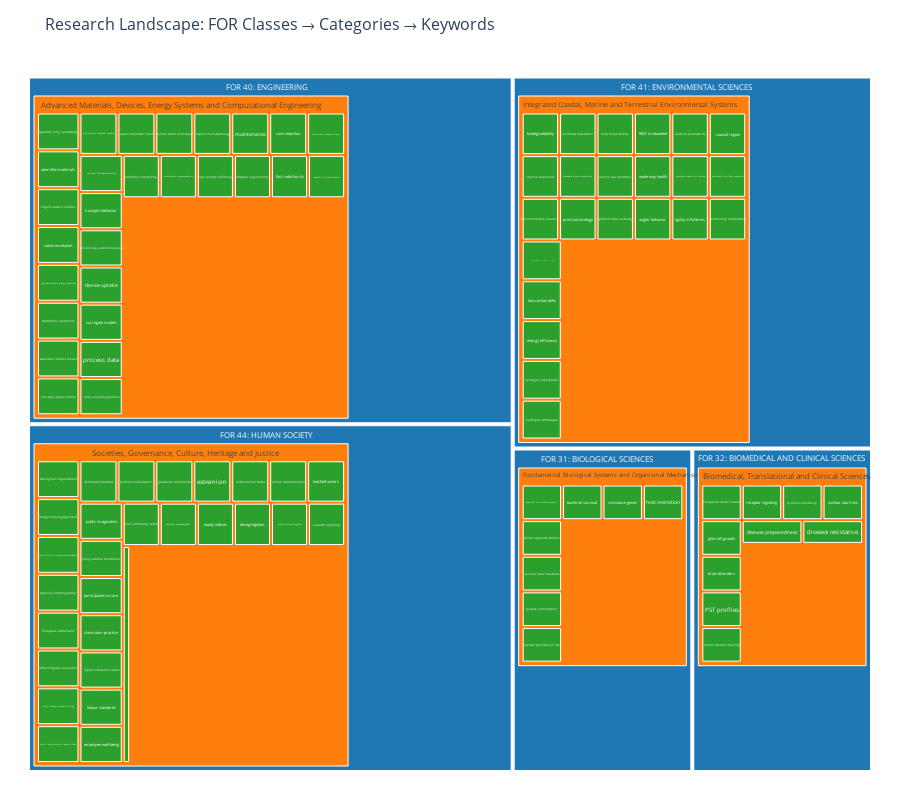

Source (notebook cell):
### Code cell
create_research_landscape_treemap()

### Figure 1 — Plotly figure (JSON) as saved in the notebook; plotly's stock layout.template omitted (floating-point values rounded to 4 significant figures; data arrays with more than 128 entries replaced by an {"elided": "..."} marker saying what was removed)
{"data": [{"customdata": {"elided": "111x3 mixed values"}, "domain": {"x": [0, 1], "y": [0, 1]}, "hovertemplate": "name=%{label}<br>value=%{customdata[1]}<br>parent=%{parent}<br>id=%{id}<br>level=%{customdata[0]}<br>item_type=%{customdata[2]}<extra></extra>", "ids": ["FOR_41", "FOR_41 >> Integrated Coastal, Marine and Terrestrial Environmental Systems", "FOR_41 >> Integrated Coastal, Marine and Terrestrial Environmental Systems >> KW: biodegradability", "FOR_41 >> Integrated Coastal, Marine and Terrestrial Environmental Systems >> KW: rainforest restoration", "FOR_41 >> Integrated Coastal, Marine and Terrestrial Environmental Systems >> KW: kelp forest decline", "FOR_41 >> Integrated Coastal, Marine and Terrestrial Environmental Systems >> KW: R&D in seaweed", "FOR_41 >> Integrated Coastal, Marine and Terrestrial Environmental Systems >> KW: seafood productivity", "FOR_41 >> Integrated Coastal, Marine and Terrestrial Environmental Systems >> KW: coastal region", "FOR_41 >> Integrated Coastal, Marine and Terrestrial Environmental Systems >> KW: marine sediments", "FOR_41 >> Integrated Coastal, Marine and Terrestrial Environmental Systems >> KW: Humpback whale conservation", "FOR_41 >> Integrated Coastal, Marine and Terrestrial Environmental Systems >> KW: land to sea transition", "FOR_41 >> Integrated Coastal, Marine and Terrestrial Environmental Systems >> KW: waterway health", "FOR_41 >> Integrated Coastal, Marine and Terrestrial Environmental Systems >> KW: equitable water distribution", "FOR_41 >> Integrated Coastal, Marine and Terrestrial Environmental Systems >> KW: sustainability of gas production", "FOR_41 >> Integrated Coastal, Marine and Terrestrial Environmental Systems >> KW: environmental variation", "FOR_41 >> Integrated Coastal, Marine and Terrestrial Environmental Systems >> KW: precision ecology", "FOR_41 >> Integrated Coastal, Marine and Terrestrial Environmental Systems >> KW: agrifood data exchange", "FOR_41 >> Integrated Coastal, Marine and Terrestrial Environmental Systems >> KW: angler behavior", "FOR_41 >> Integrated Coastal, Marine and Terrestrial Environmental Systems >> KW: agility in fisheries", "FOR_41 >> Integrated Coastal, Marine and Terrestrial Environmental Systems >> KW: community composition", "FOR_41 >> Integrated Coastal, Marine and Terrestrial Environmental Systems >> KW: atmospheric O2 and CO2 isotope fingerprints", "FOR_41 >> Integrated Coastal, Marine and Terrestrial Environmental Systems >> KW: low‑carbon diets", "FOR_41 >> Integrated Coastal, Marine and Terrestrial Environmental Systems >> KW: energy efficiency", "FOR_41 >> Integrated Coastal, Marine and Terrestrial Environmental Systems >> KW: hydrogen superpower", "FOR_41 >> Integrated Coastal, Marine and Terrestrial Environmental Systems >> KW: hydrogen withdrawal", "FOR_31", "FOR_31 >> Fundamental Biological Systems and Organismal Mechanisms", "FOR_31 >> Fundamental Biological Systems and Organismal Mechanisms >> KW: bacterial cell-surface proteins", "FOR_31 >> Fundamental Biological Systems and Organismal Mechanisms >> KW: bacterial survival", "FOR_31 >> Fundamental Biological Systems and Organismal Mechanisms >> KW: resistance genes", "FOR_31 >> Fundamental Biological Systems and Organismal Mechanisms >> KW: host restriction", "FOR_31 >> Fundamental Biological Systems and Organismal Mechanisms >> KW: whole organism studies", "FOR_31 >> Fundamental Biological Systems and Organismal Mechanisms >> KW: animal social structures", "FOR_31 >> Fundamental Biological Systems and Organismal Mechanisms >> KW: glucose consumption", "FOR_31 >> Fundamental Biological Systems and Organismal Mechanisms >> KW: physical principles of life", "FOR_31 >> Fundamental Biological Systems and Organismal Mechanisms >> KW: resistance genes", "FOR_31 >> Fundamental Biological Systems and Organismal Mechanisms >> KW: bacterial survival", "FOR_32", "FOR_32 >> Biomedical, Translational and Clinical Sciences", "FOR_32 >> Biomedical, Translational and Clinical Sciences >> KW: therapeutic cancer vaccine", "FOR_32 >> Biomedical, Translational and Clinical Sciences >> KW: receptor signaling", "FOR_32 >> Biomedical, Translational and Clinical Sciences >> KW: G protein selectivity", "FOR_32 >> Biomedical, Translational and Clinical Sciences >> KW: nuclear alarmins", "FOR_32 >> Biomedical, Translational and Clinical Sciences >> KW: glial cell growth", "FOR_32 >> Biomedical, Translational and Clinical Sciences >> KW: brain disorders", "FOR_32 >> Biomedical, Translational and Clinical Sciences >> KW: PST profiles", "FOR_32 >> Biomedical, Translational and Clinical Sciences >> KW: clinical decision-making", "FOR_32 >> Biomedical, Translational and Clinical Sciences >> KW: disease preparedness", "FOR_32 >> Biomedical, Translational and Clinical Sciences >> KW: disease resistance", "FOR_40", "FOR_40 >> Advanced Materials, Devices, Energy Systems and Computational Engineering", "FOR_40 >> Advanced Materials, Devices, Energy Systems and Computational Engineering >> KW: specialty alloy processing", "FOR_40 >> Advanced Materials, Devices, Energy Systems and Computational Engineering >> KW: atom-thin materials", "FOR_40 >> Advanced Materials, Devices, Energy Systems and Computational Engineering >> KW: organic carbon nitrides", "FOR_40 >> Advanced Materials, Devices, Energy Systems and Computational Engineering >> KW: cation exsolution", "FOR_40 >> Advanced Materials, Devices, Energy Systems and Computational Engineering >> KW: high-performance energy materials", "FOR_40 >> Advanced Materials, Devices, Energy Systems and Computational Engineering >> KW: stretchable electronics", "FOR_40 >> Advanced Materials, Devices, Energy Systems and Computational Engineering >> KW: wearable inertial sensors", "FOR_40 >> Advanced Materials, Devices, Energy Systems and Computational Engineering >> KW: one-way optical circuits", "FOR_40 >> Advanced Materials, Devices, Energy Systems and Computational Engineering >> KW: time-reversal-invariant systems", "FOR_40 >> Advanced Materials, Devices, Energy Systems and Computational Engineering >> KW: super low power input", "FOR_40 >> Advanced Materials, Devices, Energy Systems and Computational Engineering >> KW: helium atom microscope", "FOR_40 >> Advanced Materials, Devices, Energy Systems and Computational Engineering >> KW: digital manufacturing", "FOR_40 >> Advanced Materials, Devices, Energy Systems and Computational Engineering >> KW: maintenance", "FOR_40 >> Advanced Materials, Devices, Energy Systems and Computational Engineering >> KW: cost reduction", "FOR_40 >> Advanced Materials, Devices, Energy Systems and Computational Engineering >> KW: multiscale transport theory", "FOR_40 >> Advanced Materials, Devices, Energy Systems and Computational Engineering >> KW: nonlinear PDE approximations", "FOR_40 >> Advanced Materials, Devices, Energy Systems and Computational Engineering >> KW: transport behavior", "FOR_40 >> Advanced Materials, Devices, Energy Systems and Computational Engineering >> KW: self-driving autonomous cars", "FOR_40 >> Advanced Materials, Devices, Energy Systems and Computational Engineering >> KW: device uptake", "FOR_40 >> Advanced Materials, Devices, Energy Systems and Computational Engineering >> KW: surrogate models", "FOR_40 >> Advanced Materials, Devices, Energy Systems and Computational Engineering >> KW: process data", "FOR_40 >> Advanced Materials, Devices, Energy Systems and Computational Engineering >> KW: data analysis pipelines", "FOR_40 >> Advanced Materials, Devices, Energy Systems and Computational Engineering >> KW: predictive modelling", "FOR_40 >> Advanced Materials, Devices, Energy Systems and Computational Engineering >> KW: cross-domain recommendation", "FOR_40 >> Advanced Materials, Devices, Energy Systems and Computational Engineering >> KW: high sample-efficiency", "FOR_40 >> Advanced Materials, Devices, Energy Systems and Computational Engineering >> KW: software engineering", "FOR_40 >> Advanced Materials, Devices, Energy Systems and Computational Engineering >> KW: fast radio bursts", "FOR_40 >> Advanced Materials, Devices, Energy Systems and Computational Engineering >> KW: hydraulic infrastructures", "FOR_40 >> Advanced Materials, Devices, Energy Systems and Computational Engineering >> KW: specialty alloy processing", "FOR_44", "FOR_44 >> Societies, Governance, Culture, Heritage and Justice", "FOR_44 >> Societies, Governance, Culture, Heritage and Justice >> KW: Aboriginal organisations", "FOR_44 >> Societies, Governance, Culture, Heritage and Justice >> KW: Indigenous engagement", "FOR_44 >> Societies, Governance, Culture, Heritage and Justice >> KW: reconciliation of science and metaphysics", "FOR_44 >> Societies, Governance, Culture, Heritage and Justice >> KW: regional historiography", "FOR_44 >> Societies, Governance, Culture, Heritage and Justice >> KW: European settlement", "FOR_44 >> Societies, Governance, Culture, Heritage and Justice >> KW: archaeological excavation", "FOR_44 >> Societies, Governance, Culture, Heritage and Justice >> KW: early modern women's writing", "FOR_44 >> Societies, Governance, Culture, Heritage and Justice >> KW: social implications of death rituals", "FOR_44 >> Societies, Governance, Culture, Heritage and Justice >> KW: democratic practices", "FOR_44 >> Societies, Governance, Culture, Heritage and Justice >> KW: political mobilisation", "FOR_44 >> Societies, Governance, Culture, Heritage and Justice >> KW: grassroots nationalism", "FOR_44 >> Societies, Governance, Culture, Heritage and Justice >> KW: extremism", "FOR_44 >> Societies, Governance, Culture, Heritage and Justice >> KW: authoritarian states", "FOR_44 >> Societies, Governance, Culture, Heritage and Justice >> KW: online disinformation", "FOR_44 >> Societies, Governance, Culture, Heritage and Justice >> KW: bad-faith actors", "FOR_44 >> Societies, Governance, Culture, Heritage and Justice >> KW: public imagination", "FOR_44 >> Societies, Governance, Culture, Heritage and Justice >> KW: policy-practice translation", "FOR_44 >> Societies, Governance, Culture, Heritage and Justice >> KW: participation in care", "FOR_44 >> Societies, Governance, Culture, Heritage and Justice >> KW: classroom practice", "FOR_44 >> Societies, Governance, Culture, Heritage and Justice >> KW: higher education access", "FOR_44 >> Societies, Governance, Culture, Heritage and Justice >> KW: labour standards", "FOR_44 >> Societies, Governance, Culture, Heritage and Justice >> KW: employee well-being", "FOR_44 >> Societies, Governance, Culture, Heritage and Justice >> KW: rural community safety", "FOR_44 >> Societies, Governance, Culture, Heritage and Justice >> KW: equitable neighbourhoods", "FOR_44 >> Societies, Governance, Culture, Heritage and Justice >> KW: equity indices", "FOR_44 >> Societies, Governance, Culture, Heritage and Justice >> KW: desegregation", "FOR_44 >> Societies, Governance, Culture, Heritage and Justice >> KW: sexual violence exposure", "FOR_44 >> Societies, Governance, Culture, Heritage and Justice >> KW: research reporting", "FOR_44 >> Societies, Governance, Culture, Heritage and Justice >> KW: societal adaptation"], "labels": ["FOR 41: ENVIRONMENTAL SCIENCES", "Integrated Coastal, Marine and Terrestrial Environmental Systems", "biodegradability", "rainforest restoration", "kelp forest decline", "R&D in seaweed", "seafood productivity", "coastal region", "marine sediments", "Humpback whale conservation", "land to sea transition", "waterway health", "equitable water distribution", "sustainability of gas production", "environmental variation", "precision ecology", "agrifood data exchange", "angler behavior", "agility in fisheries", "community composition", "atmospheric O2 and CO2 isotope fingerprints", "low‑carbon diets", "energy efficiency", "hydrogen superpower", "hydrogen withdrawal", "FOR 31: BIOLOGICAL SCIENCES", "Fundamental Biological Systems and Organismal Mechanisms", "bacterial cell-surface proteins", "bacterial survival", "resistance genes", "host restriction", "whole organism studies", "animal social structures", "glucose consumption", "physical principles of life", "resistance genes", "bacterial survival", "FOR 32: BIOMEDICAL AND CLINICAL SCIENCES", "Biomedical, Translational and Clinical Sciences", "therapeutic cancer vaccine", "receptor signaling", "G protein selectivity", "nuclear alarmins", "glial cell growth", "brain disorders", "PST profiles", "clinical decision-making", "disease preparedness", "disease resistance", "FOR 40: ENGINEERING", "Advanced Materials, Devices, Energy Systems and Computational Engineering", "specialty alloy processing", "atom-thin materials", "organic carbon nitrides", "cation exsolution", "high-performance energy materials", "stretchable electronics", "wearable inertial sensors", "one-way optical circuits", "time-reversal-invariant systems", "super low power input", "helium atom microscope", "digital manufacturing", "maintenance", "cost reduction", "multiscale transport theory", "nonlinear PDE approximations", "transport behavior", "self-driving autonomous cars", "device uptake", "surrogate models", "process data", "data analysis pipelines", "predictive modelling", "cross-domain recommendation", "high sample-efficiency", "software engineering", "fast radio bursts", "hydraulic infrastructures", "specialty alloy processing", "FOR 44: HUMAN SOCIETY", "Societies, Governance, Culture, Heritage and Justice", "Aboriginal organisations", "Indigenous engagement", "reconciliation of science and metaphysics", "regional historiography", "European settlement", "archaeological excavation", "early modern women's writing", "social implications of death rituals", "democratic practices", "political mobilisation", "grassroots nationalism", "extremism", "authoritarian states", "online disinformation", "bad-faith actors", "public imagination", "policy-practice translation", "participation in care", "classroom practice", "higher education access", "labour standards", "employee well-being", "rural community safety", "equitable neighbourhoods", "equity indices", "desegregation", "sexual violence exposure", "research reporting", "societal adaptation"], "marker": {"colors": ["#1f77b4", "#ff7f0e", "#2ca02c", "#2ca02c", "#2ca02c", "#2ca02c", "#2ca02c", "#2ca02c", "#2ca02c", "#2ca02c", "#2ca02c", "#2ca02c", "#2ca02c", "#2ca02c", "#2ca02c", "#2ca02c", "#2ca02c", "#2ca02c", "#2ca02c", "#2ca02c", "#2ca02c", "#2ca02c", "#2ca02c", "#2ca02c", "#2ca02c", "#1f77b4", "#ff7f0e", "#2ca02c", "#2ca02c", "#2ca02c", "#2ca02c", "#2ca02c", "#2ca02c", "#2ca02c", "#2ca02c", "#2ca02c", "#2ca02c", "#1f77b4", "#ff7f0e", "#2ca02c", "#2ca02c", "#2ca02c", "#2ca02c", "#2ca02c", "#2ca02c", "#2ca02c", "#2ca02c", "#2ca02c", "#2ca02c", "#1f77b4", "#ff7f0e", "#2ca02c", "#2ca02c", "#2ca02c", "#2ca02c", "#2ca02c", "#2ca02c", "#2ca02c", "#2ca02c", "#2ca02c", "#2ca02c", "#2ca02c", "#2ca02c", "#2ca02c", "#2ca02c", "#2ca02c", "#2ca02c", "#2ca02c", "#2ca02c", "#2ca02c", "#2ca02c", "#2ca02c", "#2ca02c", "#2ca02c", "#2ca02c", "#2ca02c", "#2ca02c", "#2ca02c", "#2ca02c", "#2ca02c", "#1f77b4", "#ff7f0e", "#2ca02c", "#2ca02c", "#2ca02c", "#2ca02c", "#2ca02c", "#2ca02c", "#2ca02c", "#2ca02c", "#2ca02c", "#2ca02c", "#2ca02c", "#2ca02c", "#2ca02c", "#2ca02c", "#2ca02c", "#2ca02c", "#2ca02c", "#2ca02c", "#2ca02c", "#2ca02c", "#2ca02c", "#2ca02c", "#2ca02c", "#2ca02c", "#2ca02c", "#2ca02c", "#2ca02c", "#2ca02c", "#2ca02c"]}, "name": "", "parents": ["", "FOR_41", "FOR_41 >> Integrated Coastal, Marine and Terrestrial Environmental Systems", "FOR_41 >> Integrated Coastal, Marine and Terrestrial Environmental Systems", "FOR_41 >> Integrated Coastal, Marine and Terrestrial Environmental Systems", "FOR_41 >> Integrated Coastal, Marine and Terrestrial Environmental Systems", "FOR_41 >> Integrated Coastal, Marine and Terrestrial Environmental Systems", "FOR_41 >> Integrated Coastal, Marine and Terrestrial Environmental Systems", "FOR_41 >> Integrated Coastal, Marine and Terrestrial Environmental Systems", "FOR_41 >> Integrated Coastal, Marine and Terrestrial Environmental Systems", "FOR_41 >> Integrated Coastal, Marine and Terrestrial Environmental Systems", "FOR_41 >> Integrated Coastal, Marine and Terrestrial Environmental Systems", "FOR_41 >> Integrated Coastal, Marine and Terrestrial Environmental Systems", "FOR_41 >> Integrated Coastal, Marine and Terrestrial Environmental Systems", "FOR_41 >> Integrated Coastal, Marine and Terrestrial Environmental Systems", "FOR_41 >> Integrated Coastal, Marine and Terrestrial Environmental Systems", "FOR_41 >> Integrated Coastal, Marine and Terrestrial Environmental Systems", "FOR_41 >> Integrated Coastal, Marine and Terrestrial Environmental Systems", "FOR_41 >> Integrated Coastal, Marine and Terrestrial Environmental Systems", "FOR_41 >> Integrated Coastal, Marine and Terrestrial Environmental Systems", "FOR_41 >> Integrated Coastal, Marine and Terrestrial Environmental Systems", "FOR_41 >> Integrated Coastal, Marine and Terrestrial Environmental Systems", "FOR_41 >> Integrated Coastal, Marine and Terrestrial Environmental Systems", "FOR_41 >> Integrated Coastal, Marine and Terrestrial Environmental Systems", "FOR_41 >> Integrated Coastal, Marine and Terrestrial Environmental Systems", "", "FOR_31", "FOR_31 >> Fundamental Biological Systems and Organismal Mechanisms", "FOR_31 >> Fundamental Biological Systems and Organismal Mechanisms", "FOR_31 >> Fundamental Biological Systems and Organismal Mechanisms", "FOR_31 >> Fundamental Biological Systems and Organismal Mechanisms", "FOR_31 >> Fundamental Biological Systems and Organismal Mechanisms", "FOR_31 >> Fundamental Biological Systems and Organismal Mechanisms", "FOR_31 >> Fundamental Biological Systems and Organismal Mechanisms", "FOR_31 >> Fundamental Biological Systems and Organismal Mechanisms", "FOR_31 >> Fundamental Biological Systems and Organismal Mechanisms", "FOR_31 >> Fundamental Biological Systems and Organismal Mechanisms", "", "FOR_32", "FOR_32 >> Biomedical, Translational and Clinical Sciences", "FOR_32 >> Biomedical, Translational and Clinical Sciences", "FOR_32 >> Biomedical, Translational and Clinical Sciences", "FOR_32 >> Biomedical, Translational and Clinical Sciences", "FOR_32 >> Biomedical, Translational and Clinical Sciences", "FOR_32 >> Biomedical, Translational and Clinical Sciences", "FOR_32 >> Biomedical, Translational and Clinical Sciences", "FOR_32 >> Biomedical, Translational and Clinical Sciences", "FOR_32 >> Biomedical, Translational and Clinical Sciences", "FOR_32 >> Biomedical, Translational and Clinical Sciences", "", "FOR_40", "FOR_40 >> Advanced Materials, Devices, Energy Systems and Computational Engineering", "FOR_40 >> Advanced Materials, Devices, Energy Systems and Computational Engineering", "FOR_40 >> Advanced Materials, Devices, Energy Systems and Computational Engineering", "FOR_40 >> Advanced Materials, Devices, Energy Systems and Computational Engineering", "FOR_40 >> Advanced Materials, Devices, Energy Systems and Computational Engineering", "FOR_40 >> Advanced Materials, Devices, Energy Systems and Computational Engineering", "FOR_40 >> Advanced Materials, Devices, Energy Systems and Computational Engineering", "FOR_40 >> Advanced Materials, Devices, Energy Systems and Computational Engineering", "FOR_40 >> Advanced Materials, Devices, Energy Systems and Computational Engineering", "FOR_40 >> Advanced Materials, Devices, Energy Systems and Computational Engineering", "FOR_40 >> Advanced Materials, Devices, Energy Systems and Computational Engineering", "FOR_40 >> Advanced Materials, Devices, Energy Systems and Computational Engineering", "FOR_40 >> Advanced Materials, Devices, Energy Systems and Computational Engineering", "FOR_40 >> Advanced Materials, Devices, Energy Systems and Computational Engineering", "FOR_40 >> Advanced Materials, Devices, Energy Systems and Computational Engineering", "FOR_40 >> Advanced Materials, Devices, Energy Systems and Computational Engineering", "FOR_40 >> Advanced Materials, Devices, Energy Systems and Computational Engineering", "FOR_40 >> Advanced Materials, Devices, Energy Systems and Computational Engineering", "FOR_40 >> Advanced Materials, Devices, Energy Systems and Computational Engineering", "FOR_40 >> Advanced Materials, Devices, Energy Systems and Computational Engineering", "FOR_40 >> Advanced Materials, Devices, Energy Systems and Computational Engineering", "FOR_40 >> Advanced Materials, Devices, Energy Systems and Computational Engineering", "FOR_40 >> Advanced Materials, Devices, Energy Systems and Computational Engineering", "FOR_40 >> Advanced Materials, Devices, Energy Systems and Computational Engineering", "FOR_40 >> Advanced Materials, Devices, Energy Systems and Computational Engineering", "FOR_40 >> Advanced Materials, Devices, Energy Systems and Computational Engineering", "FOR_40 >> Advanced Materials, Devices, Energy Systems and Computational Engineering", "FOR_40 >> Advanced Materials, Devices, Energy Systems and Computational Engineering", "FOR_40 >> Advanced Materials, Devices, Energy Systems and Computational Engineering", "", "FOR_44", "FOR_44 >> Societies, Governance, Culture, Heritage and Justice", "FOR_44 >> Societies, Governance, Culture, Heritage and Justice", "FOR_44 >> Societies, Governance, Culture, Heritage and Justice", "FOR_44 >> Societies, Governance, Culture, Heritage and Justice", "FOR_44 >> Societies, Governance, Culture, Heritage and Justice", "FOR_44 >> Societies, Governance, Culture, Heritage and Justice", "FOR_44 >> Societies, Governance, Culture, Heritage and Justice", "FOR_44 >> Societies, Governance, Culture, Heritage and Justice", "FOR_44 >> Societies, Governance, Culture, Heritage and Justice", "FOR_44 >> Societies, Governance, Culture, Heritage and Justice", "FOR_44 >> Societies, Governance, Culture, Heritage and Justice", "FOR_44 >> Societies, Governance, Culture, Heritage and Justice", "FOR_44 >> Societies, Governance, Culture, Heritage and Justice", "FOR_44 >> Societies, Governance, Culture, Heritage and Justice", "FOR_44 >> Societies, Governance, Culture, Heritage and Justice", "FOR_44 >> Societies, Governance, Culture, Heritage and Justice", "FOR_44 >> Societies, Governance, Culture, Heritage and Justice", "FOR_44 >> Societies, Governance, Culture, Heritage and Justice", "FOR_44 >> Societies, Governance, Culture, Heritage and Justice", "FOR_44 >> Societies, Governance, Culture, Heritage and Justice", "FOR_44 >> Societies, Governance, Culture, Heritage and Justice", "FOR_44 >> Societies, Governance, Culture, Heritage and Justice", "FOR_44 >> Societies, Governance, Culture, Heritage and Justice", "FOR_44 >> Societies, Governance, Culture, Heritage and Justice", "FOR_44 >> Societies, Governance, Culture, Heritage and Justice", "FOR_44 >> Societies, Governance, Culture, Heritage and Justice", "FOR_44 >> Societies, Governance, Culture, Heritage and Justice", "FOR_44 >> Societies, Governance, Culture, Heritage and Justice", "FOR_44 >> Societies, Governance, Culture, Heritage and Justice"], "textfont": {"size": 9}, "textinfo": "label", "textposition": "middle center", "type": "treemap", "values": [23, 23, 1, 1, 1, 1, 1, 1, 1, 1, 1, 1, 1, 1, 1, 1, 1, 1, 1, 1, 1, 1, 1, 1, 1, 10, 10, 1, 1, 1, 1, 1, 1, 1, 1, 1, 1, 10, 10, 1, 1, 1, 1, 1, 1, 1, 1, 1, 1, 29, 29, 1, 1, 1, 1, 1, 1, 1, 1, 1, 1, 1, 1, 1, 1, 1, 1, 1, 1, 1, 1, 1, 1, 1, 1, 1, 1, 1, 1, 1, 29, 29, 1, 1, 1, 1, 1, 1, 1, 1, 1, 1, 1, 1, 1, 1, 1, 1, 1, 1, 1, 1, 1, 1, 1, 1, 1, 1, 1, 1, 1]}], "layout": {"font": {"size": 9}, "height": 800, "legend": {"tracegroupgap": 0}, "margin": {"b": 25, "l": 25, "r": 25, "t": 60}, "title": {"font": {"size": 16}, "text": "Research Landscape: FOR Classes → Categories → Keywords"}}}
